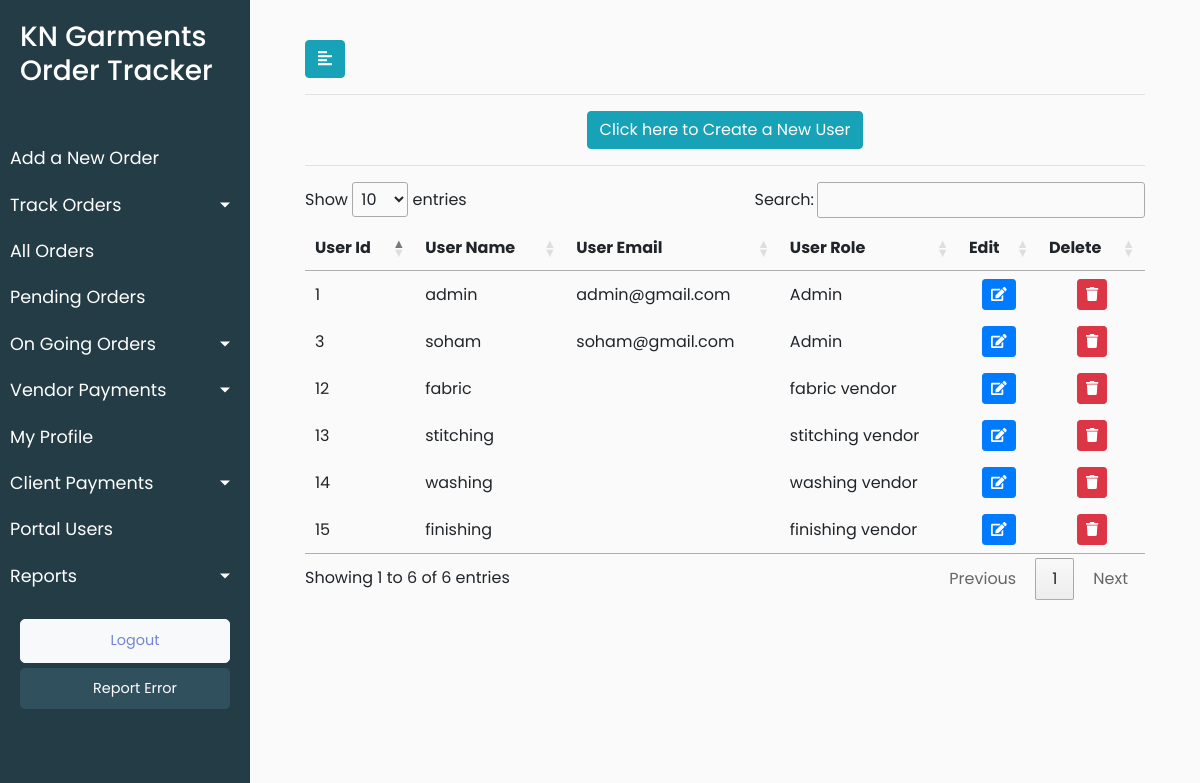
The page /users/ (signed in) on the database as committed earlier.
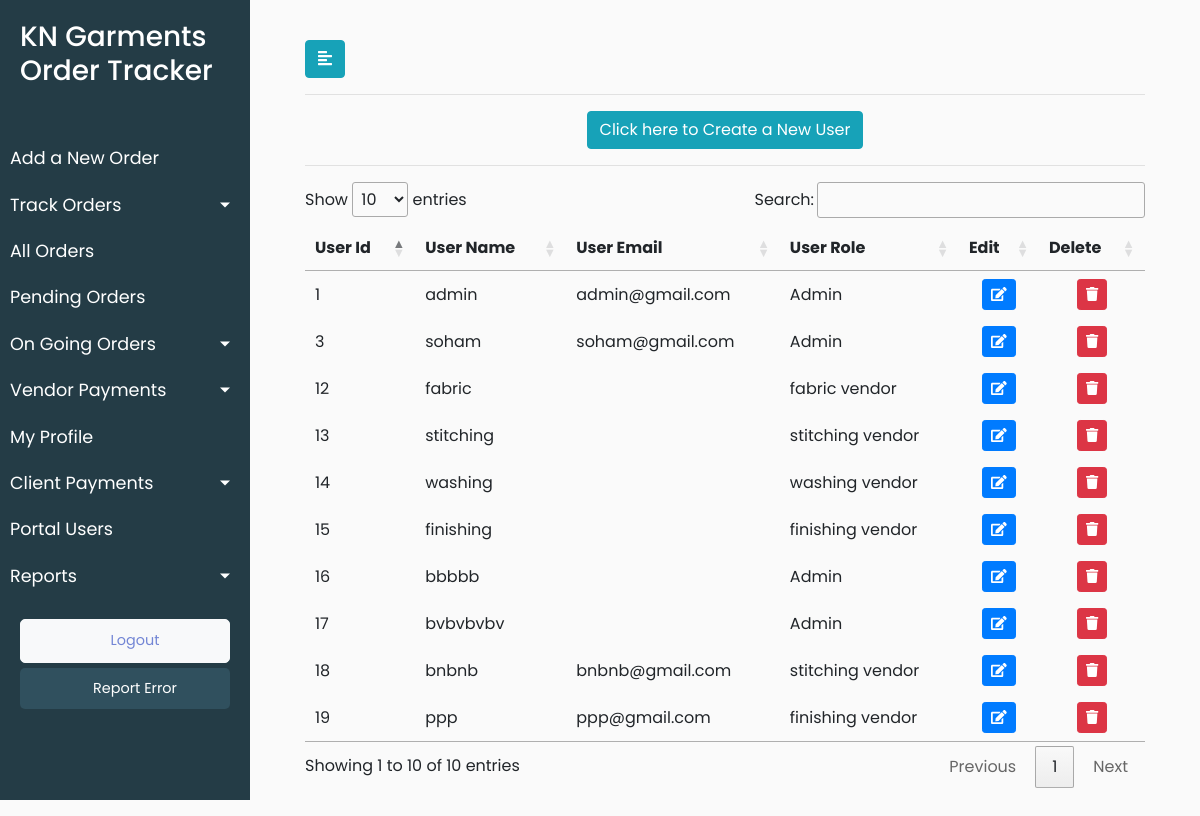
The same page on the database as committed later.
### KNGarment_Order_TrackPro_App/models.py (models this page shows)
class CustomUser(AbstractUser):
    SUPER_ADMIN = 108
    ADMIN = 100
    FABRIC_VENDOR = 1
    STITCHING_VENDOR = 2
    WASHING_VENDOR = 3
    FINISHING_VENDOR = 4
    ROLE_CHOICES = (
      (ADMIN,'admin'),
      (SUPER_ADMIN,'super_admin'),
      (FABRIC_VENDOR,'fabric_vendor'),
      (STITCHING_VENDOR,'stitching_vendor'),
      (WASHING_VENDOR,'washing_vendor'),
      (FINISHING_VENDOR,'finishing_vendor')
    )
    user_role = models.PositiveSmallIntegerField(choices=ROLE_CHOICES,default=ADMIN,blank=True)

### KNGarment_Order_TrackPro_App/views.py (the view)
# urls.py: path('users/', views.user_list, name='userlist'),
@login_required(login_url='/user_login')
def user_list(request):
    user_role = request.user.user_role
    users = CustomUser.objects.all()
    data = { 'users' : users,'user_role':user_role}
    return render(request,'KNGarment_Order_TrackPro_App/userlist.html',data)

### KNGarment_Order_TrackPro_App/templates/KNGarment_Order_TrackPro_App/userlist.html (shortened to what this page needs)
{% extends 'KNGarment_Order_TrackPro_App/base.html' %}
{% load static %}
{% block stylesheets %}
<link rel="stylesheet" href="//cdn.datatables.net/1.10.19/css/jquery.dataTables.min.css">
{% endblock stylesheets %}
{% block content %}
<div id="content">
    <div class="container-fluid">
        <button type="button" id="sidebarCollapse" class="btn btn-info">
            <i class="fas fa-align-left"></i>
        </button>
        <hr>
        <center><button class="signup-btn btn btn-info" type="button" name="button">Click here to Create a New User</button></center>
        <hr>
        <div>
            <table id="test_table">
                <thead>
                    <tr>
                        <th>User Id</th>
                        <th>User Name</th>
                        <th>User Email</th>
                        <th>User Role</th>
                        <th>Edit</th>
                        <th>Delete</th>
                    </tr>
                </thead>
                <tbody>
                    {% for user in users %}
                    <tr>
                        <td class="text">{{ user.pk }}</td>
                        <td class="text">{{ user.username }}</td>
                        <td class="text">{{ user.email }}</td>
                        <td class="text">
                            {% if user.user_role == 108 %}
                            Super Admin
                            {% elif user.user_role == 100  %}
                            Admin
                            {% elif user.user_role == 1  %}
                            fabric vendor
                            {% elif user.user_role == 2  %}
                            stitching vendor
                            {% elif user.user_role == 3  %}
                            washing vendor
                            {% elif user.user_role == 4  %}
                            finishing vendor
                            {% endif %}
                        </td>
                        <td>
                            <center>
                                <button type="button" class="update-users-list btn btn-sm btn-primary"  data-id="{% url 'KNGarment_Order_TrackPro_App:userupdate' user.pk %}">
                                    <span class="fa fa-edit"></span>
                                </button>
                            </center>
                        </td>
                        <td>
                            <center>
                                <button type="button" class="delete-users-list btn btn-sm btn-danger" data-id="{% url 'KNGarment_Order_TrackPro_App:userdelete' user.pk %}">
                                    <span class="fa fa-trash"></span>
                                </button>
                            </center>
                        </td>
                    </tr>
                    {% endfor %}
                </tbody>
            </table>
        </div>
    </div>
</div>
{% endblock %}

Rows that differ between the two databases and show on the page:
added CustomUser: pk "16", username "bbbbb", user_role "Admin"
added CustomUser: pk "17", username "bvbvbvbv", user_role "Admin"
added CustomUser: pk "18", username "bnbnb", email "bnbnb@gmail.com", user_role "stitching vendor"
added CustomUser: pk "19", username "ppp", email "ppp@gmail.com", user_role "finishing vendor"
Other text that changed with them:
text written by a page script: "Show entries Search: Showing 1 to 6 of 6 entries Previous 1 Next" → "Show entries Search: Showing 1 to 10 of 10 entries Previous 1 Next"
